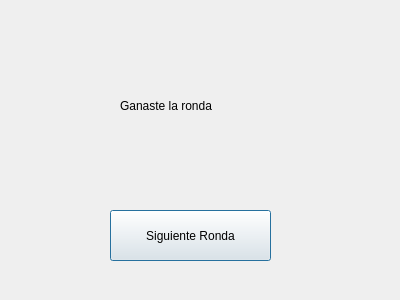
<?xml version="1.0" encoding="UTF-8"?>
<ui version="4.0">
 <class>WinRound</class>
 <widget class="QDialog" name="WinRound">
  <property name="geometry">
   <rect>
    <x>0</x>
    <y>0</y>
    <width>400</width>
    <height>300</height>
   </rect>
  </property>
  <property name="windowTitle">
   <string>Dialog</string>
  </property>
  <widget class="QPushButton" name="pushButton">
   <property name="geometry">
    <rect>
     <x>110</x>
     <y>210</y>
     <width>161</width>
     <height>51</height>
    </rect>
   </property>
   <property name="text">
    <string>Siguiente Ronda</string>
   </property>
  </widget>
  <widget class="QLabel" name="label">
   <property name="geometry">
    <rect>
     <x>120</x>
     <y>90</y>
     <width>151</width>
     <height>31</height>
    </rect>
   </property>
   <property name="text">
    <string>Ganaste la ronda</string>
   </property>
  </widget>
 </widget>
 <resources/>
 <connections/>
</ui>
